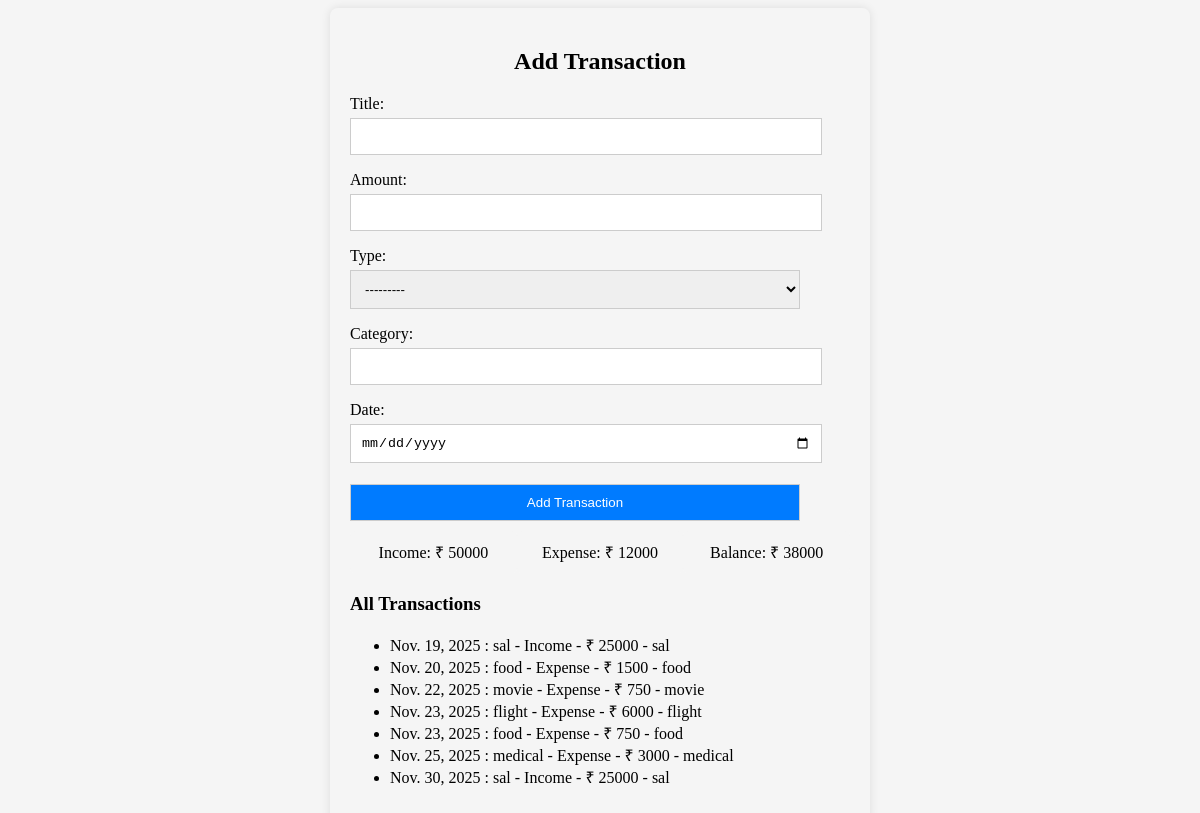
The page / on the database its author committed.
### Financeapp/models.py (models this page shows, shortened)
class AddTransaction(models.Model):
    class TypeChoices(models.TextChoices):
        INCOME = 'Income', 'Income'
        EXPENSE = 'Expense', 'Expense'
    Title = models.CharField(max_length=100)
    Amount = models.IntegerField()
    Type = models.CharField(max_length=50, choices=TypeChoices.choices)
    Category = models.CharField(max_length=50)
    Date = models.DateField()
    class Meta:
        db_table = 'transaction'

### Financeapp/views.py (the view)
# urls.py: 2. Add a URL to urlpatterns:  path('', views.home, name='home')
def home(request):
    if request.method == 'POST':
        form = AddTransactionForm(request.POST)
        if form.is_valid():
            t1 = form.save()
            income = AddTransaction.objects.filter(Type='Income').aggregate(total=Sum('Amount'))['total'] or 0
            expense = AddTransaction.objects.filter(Type='Expense').aggregate(total=Sum('Amount'))['total'] or 0
            balance = income - expense
            if request.headers.get('x-requested-with') == 'XMLHttpRequest':
                return JsonResponse({
                    'income': income,
                    'expense': expense,
                    'balance': balance,
                    'new_transaction': {
                        'Title': t1.Title,
                        'Amount': t1.Amount,
                        'Type': t1.Type,
                        'Category': t1.Category,
                        'Date': t1.Date.strftime('%Y-%m-%d')
                    }
                })
    else:
        form = AddTransactionForm()
    income = AddTransaction.objects.filter(Type='Income').aggregate(total=Sum('Amount'))['total'] or 0
    expense = AddTransaction.objects.filter(Type='Expense').aggregate(total=Sum('Amount'))['total'] or 0
    balance = income - expense
    transactions = AddTransaction.objects.all().order_by('Date')
    context = {
        'form': form,
        'income': income,
        'expense': expense,
        'balance': balance,
        'transactions': transactions
    }
    return render(request, 'display.html', context)

### Financeapp/forms.py
class AddTransactionForm(forms.ModelForm):
    class Meta:
        model = AddTransaction
        fields = ['Title', 'Amount', 'Type', 'Category', 'Date']
        widgets = {
            'Date': forms.DateInput(attrs={'type': 'date'}),
            'Amount': forms.NumberInput(attrs={'min': 0}),
        }

### templates/display.html (shortened to what this page needs)
<!DOCTYPE html>
{% load static %}
<html lang="en">
<head>
    <link rel="stylesheet" href="/static/css/add.css">
</head>
<body>
<div class="container">
    <h2>Add Transaction</h2>
    <form id="transaction-form" method="post" action="{% url 'home' %}">
        {{ form.as_p }}
        <button type="submit">Add Transaction</button>
    </form>
    <div class="summary">
        <div class="summary-box" id="income">Income: ₹ {{ income }}</div>
        <div class="summary-box" id="expense">Expense: ₹ {{ expense }}</div>
        <div class="summary-box" id="balance">Balance: ₹ {{ balance }}</div>
    </div>
    <h3>All Transactions</h3>
    <ul id="transaction-list">
        {% for t in transactions %}
            <li>{{ t.Date }} :  {{ t.Title }}  -  {{ t.Type }}  -  ₹ {{ t.Amount }}  -  {{ t.Category }}</li>
        {% empty %}
            <li>No transactions yet.</li>
        {% endfor %}
    </ul>
</div>
</body>
</html>

### static/css/add.css (style rules this page uses)
body { background: #f5f5f5; }
.container { width: 500px; margin: auto; padding: 20px; border-radius: 8px; box-shadow: 0 0 10px rgba(0,0,0,0.1); }
label { display: block; margin-top: 15px; }
input, select, button { width: 90%; padding: 10px; margin-top: 5px; border: 1px solid #ccc; }
button { background: #007bff; color: white; cursor: pointer; margin-bottom: 10px; }
h2 { text-align: center; }
.summary { display: flex; justify-content: space-between; margin-bottom: 20px; }
.summary-box { background-color: #f5f5f5; padding: 10px; border-radius: 5px; text-align: center; width: 30%; }

### rows shown on the page
AddTransaction: Date "Nov. 19, 2025", Title "sal", Type "Income", Amount "25000", Category "sal"
AddTransaction: Date "Nov. 20, 2025", Title "food", Type "Expense", Amount "1500", Category "food"
AddTransaction: Date "Nov. 22, 2025", Title "movie", Type "Expense", Amount "750", Category "movie"
AddTransaction: Date "Nov. 23, 2025", Title "flight", Type "Expense", Amount "6000", Category "flight"
AddTransaction: Date "Nov. 23, 2025", Title "food", Type "Expense", Amount "750", Category "food"
AddTransaction: Date "Nov. 25, 2025", Title "medical", Type "Expense", Amount "3000", Category "medical"
AddTransaction: Date "Nov. 30, 2025", Title "sal", Type "Income", Amount "25000", Category "sal"

### other values the page prints
{{ income }} "50000"
{{ expense }} "12000"
{{ balance }} "38000"
